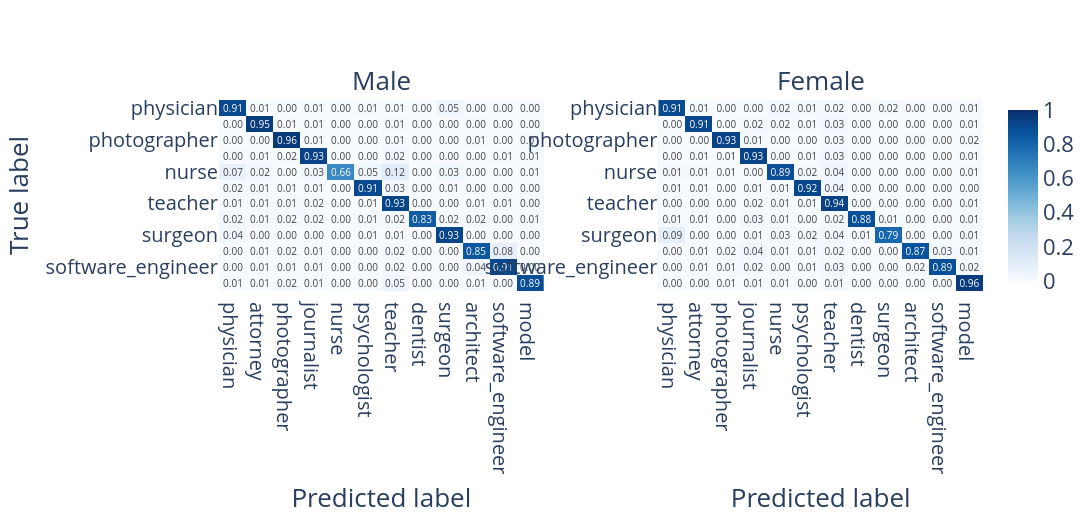

This figure's notebook cell:
### Code cell
plot_confusion_matrix(cms_M, cms_F, reviewed_classes, 'plots/cm_UR.png')

### Figure 1 — Plotly figure (JSON) as saved in the notebook; plotly's stock layout.template omitted (floating-point values rounded to 4 significant figures; data arrays with more than 128 entries replaced by an {"elided": "..."} marker saying what was removed)
{"data": [{"coloraxis": "coloraxis", "text": {"elided": "12x12 float values"}, "texttemplate": "%{text:.2f}", "type": "heatmap", "x": ["physician", "attorney", "photographer", "journalist", "nurse", "psychologist", "teacher", "dentist", "surgeon", "architect", "software_engineer", "model"], "xaxis": "x", "y": ["physician", "attorney", "photographer", "journalist", "nurse", "psychologist", "teacher", "dentist", "surgeon", "architect", "software_engineer", "model"], "yaxis": "y", "z": {"elided": "12x12 float values"}}, {"coloraxis": "coloraxis", "text": {"elided": "12x12 float values"}, "texttemplate": "%{text:.2f}", "type": "heatmap", "x": ["physician", "attorney", "photographer", "journalist", "nurse", "psychologist", "teacher", "dentist", "surgeon", "architect", "software_engineer", "model"], "xaxis": "x2", "y": ["physician", "attorney", "photographer", "journalist", "nurse", "psychologist", "teacher", "dentist", "surgeon", "architect", "software_engineer", "model"], "yaxis": "y2", "z": {"elided": "12x12 float values"}}], "layout": {"annotations": [{"font": {"size": 26}, "showarrow": false, "text": "Male", "x": 0.2125, "xanchor": "center", "xref": "paper", "y": 1, "yanchor": "bottom", "yref": "paper"}, {"font": {"size": 26}, "showarrow": false, "text": "Female", "x": 0.7875, "xanchor": "center", "xref": "paper", "y": 1, "yanchor": "bottom", "yref": "paper"}], "coloraxis": {"cmax": 1, "cmin": 0, "colorscale": [[0, "rgb(247,251,255)"], [0.125, "rgb(222,235,247)"], [0.25, "rgb(198,219,239)"], [0.375, "rgb(158,202,225)"], [0.5, "rgb(107,174,214)"], [0.625, "rgb(66,146,198)"], [0.75, "rgb(33,113,181)"], [0.875, "rgb(8,81,156)"], [1, "rgb(8,48,107)"]]}, "font": {"size": 22}, "height": 520, "legend": {"font": {"size": 22}, "title": {"font": {"size": 22}}}, "title": {"font": {"size": 30}}, "width": 1100, "xaxis": {"anchor": "y", "domain": [0, 0.425], "tickfont": {"size": 20}, "title": {"font": {"size": 26}, "text": "Predicted label"}}, "xaxis2": {"anchor": "y2", "domain": [0.575, 1], "tickfont": {"size": 20}, "title": {"font": {"size": 26}, "text": "Predicted label"}}, "yaxis": {"anchor": "x", "autorange": "reversed", "domain": [0, 1], "tickfont": {"size": 20}, "title": {"font": {"size": 26}, "text": "True label"}}, "yaxis2": {"anchor": "x2", "autorange": "reversed", "domain": [0, 1], "tickfont": {"size": 20}, "title": {"font": {"size": 26}}}}}
